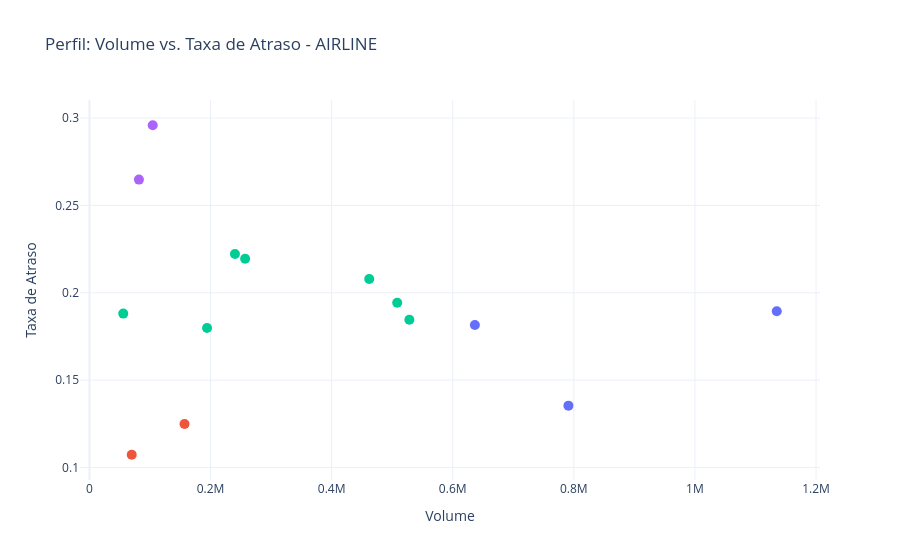

Source (notebook cell):
### Code cell
plot_scatter(df_airline_profile, 'FLIGHT_VOLUME', 'AIRLINE_DELAY_RATE', 'AIRLINE_PROFILE', 'AIRLINE')

### Figure 1 — Plotly figure (JSON) as saved in the notebook; plotly's stock layout.template omitted (floating-point values rounded to 4 significant figures)
{"data": [{"hovertemplate": "<b>%{text}</b><br>Volume: %{x}<br>Taxa de Atraso: %{y:.4f}<br><extra></extra>", "marker": {"size": 10}, "mode": "markers", "name": "1", "text": ["AA", "DL", "WN"], "type": "scatter", "x": [636554, 791067, 1135152], "y": [0.1815, 0.1354, 0.1894]}, {"hovertemplate": "<b>%{text}</b><br>Volume: %{x}<br>Taxa de Atraso: %{y:.4f}<br><extra></extra>", "marker": {"size": 10}, "mode": "markers", "name": "2", "text": ["AS", "HA"], "type": "scatter", "x": [157025, 69815], "y": [0.1249, 0.1073]}, {"hovertemplate": "<b>%{text}</b><br>Volume: %{x}<br>Taxa de Atraso: %{y:.4f}<br><extra></extra>", "marker": {"size": 10}, "mode": "markers", "name": "3", "text": ["B6", "EV", "MQ", "OO", "UA", "US", "VX"], "type": "scatter", "x": [240304, 508288, 257130, 528328, 462086, 194223, 55813], "y": [0.2222, 0.1942, 0.2195, 0.1846, 0.2079, 0.1798, 0.1881]}, {"hovertemplate": "<b>%{text}</b><br>Volume: %{x}<br>Taxa de Atraso: %{y:.4f}<br><extra></extra>", "marker": {"size": 10}, "mode": "markers", "name": "0", "text": ["F9", "NK"], "type": "scatter", "x": [81715, 104500], "y": [0.2648, 0.2959]}], "layout": {"showlegend": false, "title": {"text": "Perfil: Volume vs. Taxa de Atraso - AIRLINE"}, "xaxis": {"title": {"text": "Volume"}}, "yaxis": {"title": {"text": "Taxa de Atraso"}}}}
